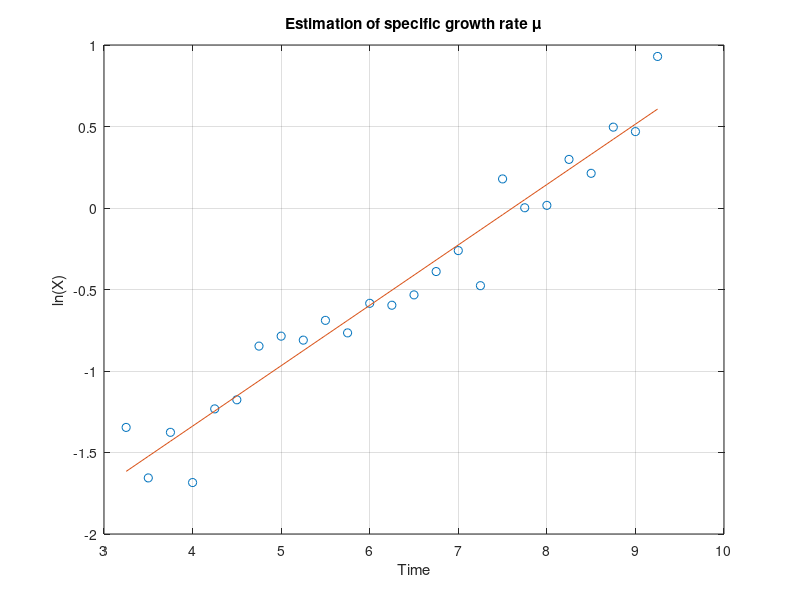

Reproduce this figure in MATLAB.
% Time vector
t = [ 0 0.25 0.5 0.75 ...
    1 1.25 1.5 1.75 ...
    2 2.25 2.5 2.75 ...
    3 3.25 3.5 3.75 ...
    4 4.25 4.5 4.75 ...
    5 5.25 5.5 5.75 ...
    6 6.25 6.5 6.75 ...
    7 7.25 7.5 7.75 ....
8 8.25 8.5 8.75 9 9.25 9.5 9.75 10 10.25 10.5 10.75 11 11.25 11.5 11.75 12 ];

% Biomass vector
X = [
0.117342787404139 0.158731018389056 0.167946732740233 0.123525040138678 ...
0.124982662572416 0.256551363780705 0.0598633891368670 0.246651479954157 ...
0.256642187054661 0.250781745286317 0.118095543439869 0.167822391463391 ...
0.178546982105370 0.260267232712412 0.190917517186242 0.252528613969189 ...
0.185582539466441 0.291580261767395 0.308316388034201 0.428595509422117 ...
0.455585830211025 0.444589710821036 0.501903922865784 0.464794310421441 ...
0.557269450093384 0.550743324915109 0.586862696939234 0.677158775043782 ...
0.770027734848821 0.620939767542000 1.19531269884163 1.00145498801887 ...
1.01629527103922 1.34736521433923 1.23715275317171 1.64227212677139 ...
1.59793319505874 2.53382394828956 2.51141358105043 1.27344971578537 ...
2.26215037333670 1.63784269761602 2.14807109941103 2.22259988693345 ...
2.35777933337034 2.04107487884435 2.52190716843348 2.01994901802561 2.13821366832011 ];
% Select exponential growth region
idx = (t >= 3.25) & (t <= 9.25);

t_exp = t(idx);
X_exp = X(idx);
lnX = log(X_exp);
% Linear fit: ln(X) = a + mu*t
p = polyfit(t_exp, lnX, 1);

mu = p(1);        % slope = growth rate
lnX0 = p(2);      % intercept
fprintf('Average specific growth rate mu = %.3f 1/h\n', mu);
figure
plot(t_exp, lnX, 'o', 'MarkerSize', 6)
hold on
plot(t_exp, polyval(p, t_exp), '-')
xlabel('Time')
ylabel('ln(X)')
title('Estimation of specific growth rate \mu')
grid on
